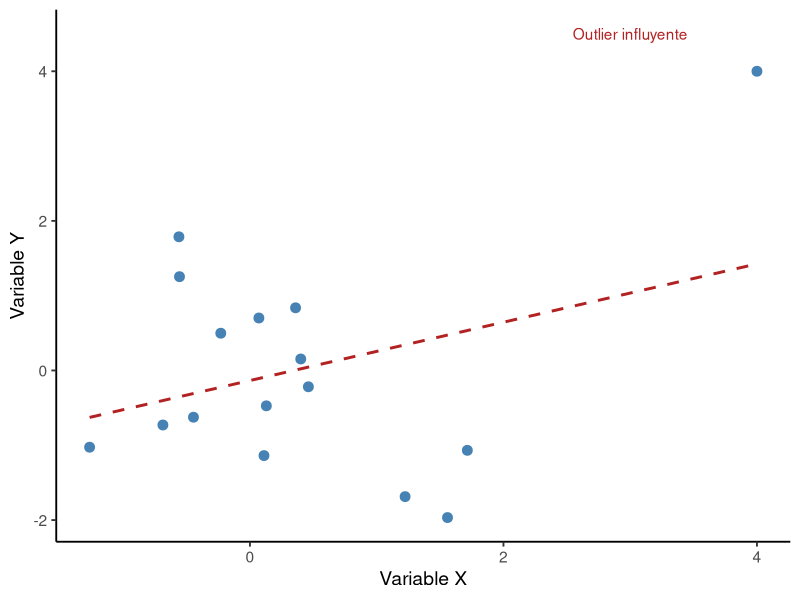
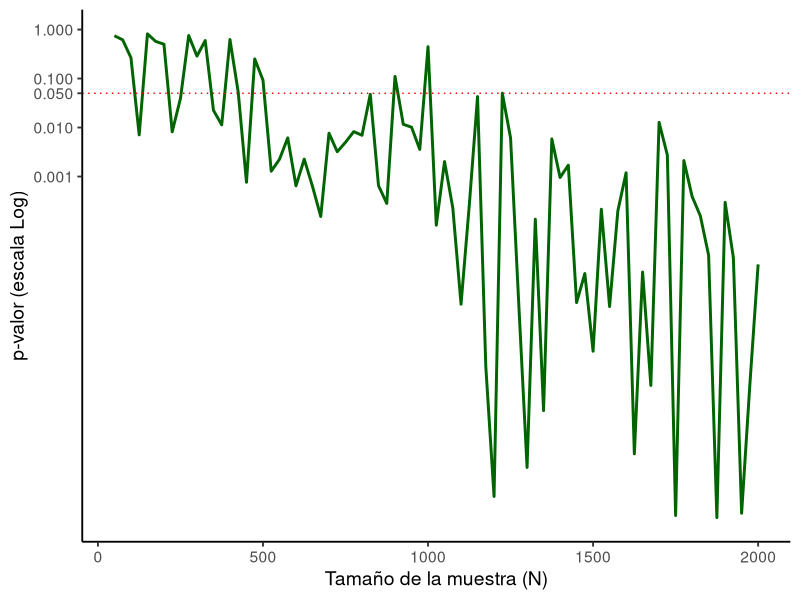
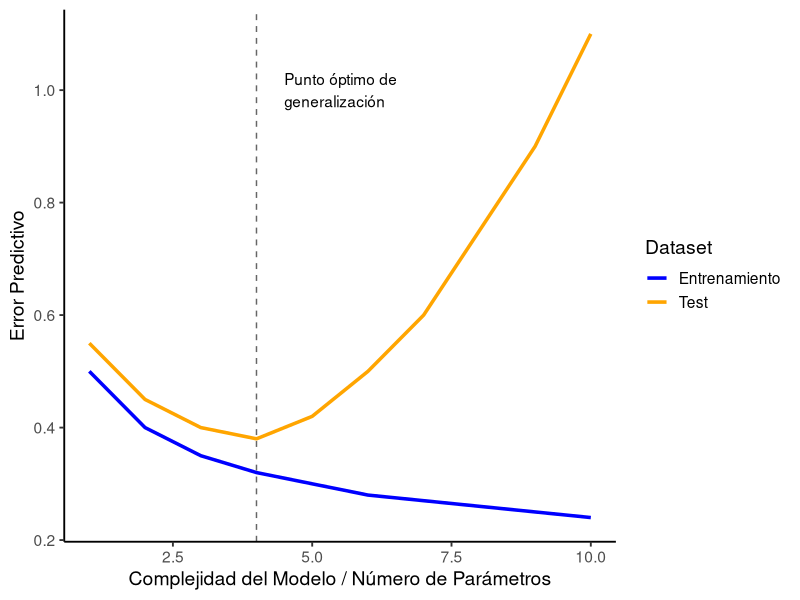

These charts were generated, in order, by the following R code:
## ---- chunk 1
knitr::opts_chunk$set(echo = F, warning = F, message = F)

library(ggplot2)
library(dplyr)
library(tidyr)
library(patchwork)

# Configuración de estilo global para tu web
theme_set(theme_classic(base_size = 14))
## ---- chunk 2
set.seed(123)
# Simulación de una muestra pequeña donde un solo outlier cambia todo
n_small <- 15
df_small <- data.frame(
  x = rnorm(n_small),
  y = rnorm(n_small)
)
# Añadimos un outlier estratégico
df_small_outlier <- rbind(df_small, data.frame(x = 4, y = 4))

ggplot(df_small_outlier, aes(x, y)) +
  geom_point(color = "steelblue", size = 3) +
  geom_smooth(method = "lm", se = FALSE, color = "firebrick", linetype = "dashed") +
  annotate("text", x = 3, y = 4.5, label = "Outlier influyente", color = "firebrick") +
  labs(x = "Variable X", y = "Variable Y")
## ---- chunk 3
set.seed(1)
n_seq <- seq(50, 2000, by = 25)
p_values <- sapply(n_seq, function(n) {
  x <- rnorm(n)
  y <- 0.05 * x + rnorm(n, sd = 0.5) 
  cor.test(x, y)$p.value
})

df_p <- data.frame(n = n_seq, p = p_values)

ggplot(df_p, aes(x = n, y = p)) +
  geom_line(color = "darkgreen", size = 1) +
  geom_hline(yintercept = 0.05, linetype = "dotted", color = "red") +
  scale_y_log10(breaks = c(0.001, 0.01, 0.05, 0.1, 1)) +
  labs(x = "Tamaño de la muestra (N)", y = "p-valor (escala Log)")
## ---- chunk 4
set.seed(42)
complexity <- 1:10
train_error <- c(0.5, 0.4, 0.35, 0.32, 0.3, 0.28, 0.27, 0.26, 0.25, 0.24)
test_error <- c(0.55, 0.45, 0.4, 0.38, 0.42, 0.5, 0.6, 0.75, 0.9, 1.1)

df_fit <- data.frame(Complejidad = complexity, Entrenamiento = train_error, Test = test_error) %>%
  pivot_longer(cols = 2:3, names_to = "Dataset", values_to = "Error")

ggplot(df_fit, aes(x = Complejidad, y = Error, color = Dataset)) +
  geom_line(size = 1.2) +
  geom_vline(xintercept = 4, linetype = "dashed", color = "gray40") +
  annotate("text", x = 4.5, y = 1, label = "Punto óptimo de\ngeneralización", hjust = 0) +
  labs(x = "Complejidad del Modelo / Número de Parámetros", y = "Error Predictivo") +
  scale_color_manual(values = c("Entrenamiento" = "blue", "Test" = "orange"))
